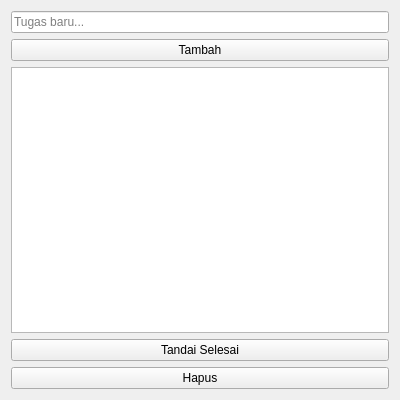
<?xml version="1.0" encoding="UTF-8"?>
<ui version="4.0">
 <class>Form</class>
 <widget class="QWidget" name="Form">
  <property name="geometry">
   <rect>
    <x>0</x>
    <y>0</y>
    <width>400</width>
    <height>400</height>
   </rect>
  </property>
  <property name="windowTitle">
   <string>To-Do List</string>
  </property>
  <layout class="QVBoxLayout" name="verticalLayout">
   <item>
    <widget class="QLineEdit" name="task_input">
     <property name="placeholderText">
      <string>Tugas baru...</string>
     </property>
    </widget>
   </item>
   <item>
    <widget class="QPushButton" name="add_btn">
     <property name="text">
      <string>Tambah</string>
     </property>
    </widget>
   </item>
   <item>
    <widget class="QListWidget" name="task_list"/>
   </item>
   <item>
    <widget class="QPushButton" name="complete_btn">
     <property name="text">
      <string>Tandai Selesai</string>
     </property>
    </widget>
   </item>
   <item>
    <widget class="QPushButton" name="delete_btn">
     <property name="text">
      <string>Hapus</string>
     </property>
    </widget>
   </item>
  </layout>
 </widget>
 <resources/>
 <connections/>
</ui>
